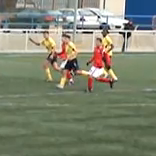
%> input picture PhytonWorkSpace5Edition/Images/Chapter10/Input/CamShift/Sequence/frame1.bmp, 156 x 156 px
$ octave MeanShiftExample.m   (GNU Octave 9; MATLAB toolbox functions it lacks are replaced by stand-ins)
%> lines starting %> are read from the running program, lines starting %| are printed output that depends on the picture
### Images/Chapter10/Input/CamShift/Density.m
function histogram = Density(image, s, regionRadious, h)
% Implementation of density estimation for a colour image
% Parameters: Image, Position of the image region, the size of the region and kernel size
%             the size is measured from the centre of the region/kernel

% Colour components
red = image(:,:,1);
green = image(:,:,2);
blue = image(:,:,3);

% Create 64x64 histogram
histSize = 64;
histogram(1:histSize,1:histSize) = 0;

% Total number of values in the histogram for normalisation
total = 0;

% Density estimation
for DeltaRow = -regionRadious(1) : regionRadious(1)        % Rows inside the image region
    for DeltaColumn = -regionRadious(2) : regionRadious(2) % Columns inside the image region

        % Position of the pixel in the image
        row = s(1) + DeltaRow;
        column = s(2) + DeltaColumn;

        % Compute 2D color features (Cb,Cr) for the (x,y) pixel
        [Cb Cr] = ColourFeature(red(row,column), green(row,column), blue(row,column));

        % Gaussian kernel
        w = exp(-(DeltaRow*DeltaRow + DeltaColumn*DeltaColumn)/2*h*h);

        %increment histogram
        histogram(int8(Cb),int8(Cr)) = histogram(int8(Cb),int8(Cr))+w;
        total = total + w;
    end
end

% Normailse
histogram = histogram ./ total;


### PhytonWorkSpace5Edition/Images/Chapter10/Input/CamShift/DrawSquare.m
function newImage = DrawSquare(image, s, radious, colour)
% Draw a squre in an image
% Parameters: Image, position, size
%             the size is measured from the centre of the region

newImage = image;

pixelValue = [ colour colour colour ];

% Draw vertical lime
for DeltaRow = s(1)-radious(1) : s(1)+radious(1)
    newImage(DeltaRow,s(2)-radious(2),:) = pixelValue;
    newImage(DeltaRow,s(2)+radious(2),:) = pixelValue;
end

% Draw horizontal lime
for Deltacolumn = s(2)-radious(2) : s(2)+radious(2)
    newImage(s(1)-radious(1),Deltacolumn,:) = pixelValue;
    newImage(s(1)+radious(1),Deltacolumn,:) = pixelValue;
end


### PhytonWorkSpace5Edition/Images/Chapter10/Input/CamShift/MeanShiftExample.m
% MeanShift Example
clear;

% Read image data
frames = {imread('sequence\frame1.bmp','bmp'),
          imread('sequence\frame2.bmp','bmp'),
          imread('sequence\frame3.bmp','bmp'),
          imread('sequence\frame4.bmp','bmp'),
          imread('sequence\frame5.bmp','bmp'),
          imread('sequence\frame6.bmp','bmp')};
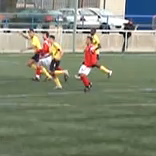
%> input picture PhytonWorkSpace5Edition/Images/Chapter10/Input/CamShift/Sequence/frame2.bmp, 156 x 156 px
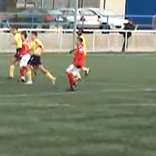
%> input picture PhytonWorkSpace5Edition/Images/Chapter10/Input/CamShift/Sequence/frame3.bmp, 156 x 156 px
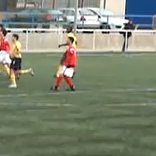
%> input picture PhytonWorkSpace5Edition/Images/Chapter10/Input/CamShift/Sequence/frame4.bmp, 156 x 156 px
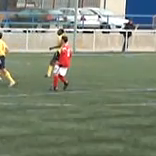
%> input picture PhytonWorkSpace5Edition/Images/Chapter10/Input/CamShift/Sequence/frame5.bmp, 156 x 156 px
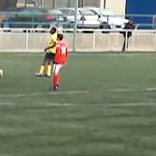
%> input picture PhytonWorkSpace5Edition/Images/Chapter10/Input/CamShift/Sequence/frame6.bmp, 156 x 156 px
%> frames = 6 items

% Region position
positions = { [60 100]
              [0 0]
              [0 0]
              [0 0]
              [0 0]
              [0 0] };


% Density estimation parameter
filterSize = 1.0;

% Radius from the centre (rows,columns)
regionSize = [ 15 8 ];

% Compute initial density
q = Density(frames{1}, positions{1}, regionSize, filterSize);
%> in Density, `green = image(:,:,2);`:
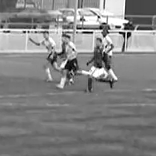
%> green: size 156x156 uint8; min 0, max 255, mean 132.6
%> in Density, `blue = image(:,:,3);`:
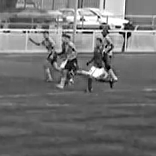
%> blue: size 156x156 uint8; min 0, max 255, mean 113.7
%> after the loop in Density, `for DeltaRow = -regionRadious(1) : regionRadious(1)`: total = 6.28

% Position in next frame
for frameNum = 2: 6
    previousPos = [0 0];
    newPos = positions{frameNum-1};
    while(abs(previousPos(1)-newPos(1))+abs(previousPos(2)-newPos(2)) > 1)
        previousPos = newPos;
        newPos = MeanShift(frames{frameNum}, q, previousPos, regionSize, filterSize);
    end
    positions{frameNum} = newPos;
end
%> this loop made 5 passes
%> after the loop, positions = {[60 100], [57 95], [62 81], [62 73], [63 68], [58 64]}

% Display frames
for frameNum = 1: 6
    result = DrawSquare(frames{frameNum},positions{frameNum},regionSize,0);
    figure(frameNum);
    image(result);
end
